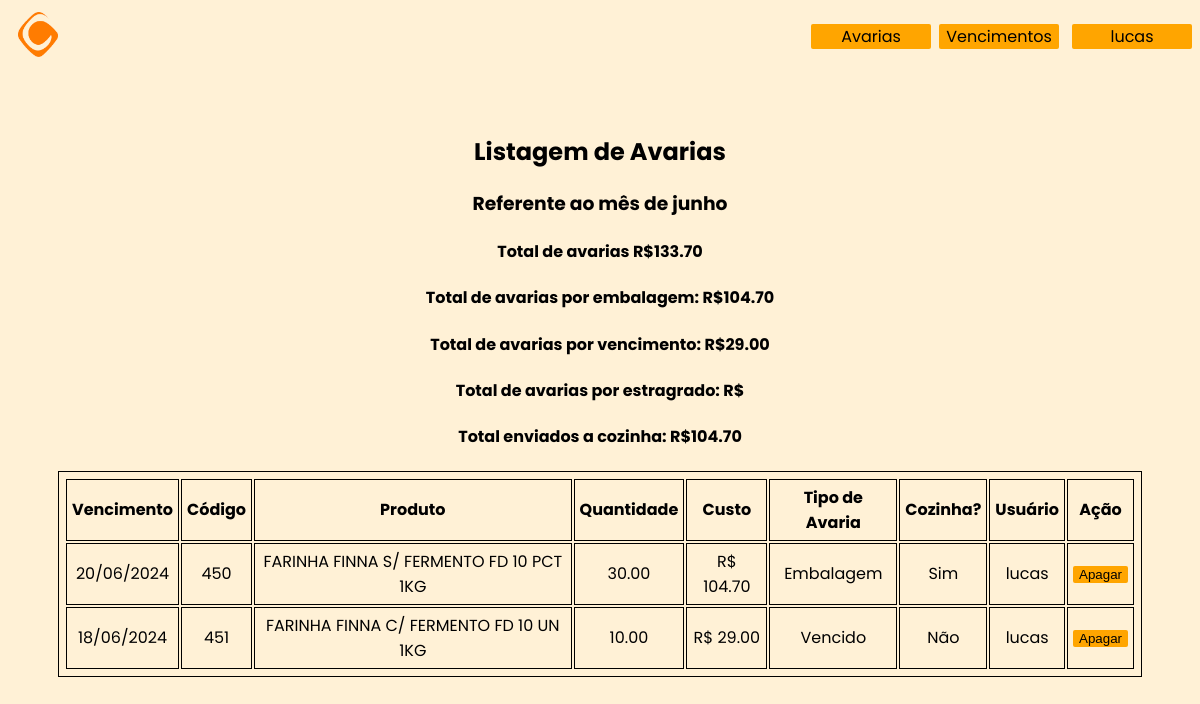
The page /avarias/ (signed in) on the database its author committed.
### app/main.py (models this page shows)
class Users(UserMixin, db.Model):
    id = db.Column(db.Integer, primary_key=True)
    username = db.Column(db.String(250), unique=True, nullable=False)
    password = db.Column(db.String(250), nullable=False)
    filial = db.Column(db.String(250), nullable=True)

class Produto_Avaria(db.Model):
    id = db.Column(db.Integer, primary_key=True)
    codigo_do_produto = db.Column(db.Integer, nullable=False)
    nome_do_produto = db.Column(db.String(300), nullable=False)
    preco_do_produto = db.Column(db.DECIMAL(10, 2), nullable=False)
    quantidade = db.Column(db.DECIMAL(10, 2), nullable=False)
    preco_total = db.Column(db.DECIMAL(10, 2), nullable=False)
    data_de_vencimento = db.Column(db.Date)
    data_de_insercao = db.Column(db.Date)
    criador = db.Column(db.String(300), nullable=True)
    tipodeavaria = db.Column(db.String(300), nullable=True)
    cozinha = db.Column(db.String(300), nullable=True)

### app/main.py (the view)
@app.route('/avarias/', methods=['GET'])
def index_avarias():
    avarias = Produto_Avaria.query.filter(Produto_Avaria.data_de_insercao >= primeiro_dia_mes(),
                                          Produto_Avaria.data_de_insercao <= ultimo_dia_mes()).order_by(
        Produto_Avaria.data_de_insercao.desc()).all()
    total_soma_avarias = db.session.query(func.sum(Produto_Avaria.preco_total)).filter(
        Produto_Avaria.data_de_insercao >= primeiro_dia_mes(),
        Produto_Avaria.data_de_insercao <= ultimo_dia_mes()).scalar()
    total_soma_avarias_cozinha = db.session.query(func.sum(Produto_Avaria.preco_total)).filter(
        Produto_Avaria.data_de_insercao >= primeiro_dia_mes(), Produto_Avaria.data_de_insercao <= ultimo_dia_mes(),
        Produto_Avaria.cozinha == "Sim").scalar()
    total_soma_avarias_embalagem = db.session.query(func.sum(Produto_Avaria.preco_total)).filter(
        Produto_Avaria.data_de_insercao >= primeiro_dia_mes(), Produto_Avaria.data_de_insercao <= ultimo_dia_mes(),
        Produto_Avaria.tipodeavaria == "Embalagem").scalar()
    total_soma_avarias_vencimento = db.session.query(func.sum(Produto_Avaria.preco_total)).filter(
        Produto_Avaria.data_de_insercao >= primeiro_dia_mes(), Produto_Avaria.data_de_insercao <= ultimo_dia_mes(),
        Produto_Avaria.tipodeavaria == "Vencido").scalar()
    total_soma_avarias_estragado = db.session.query(func.sum(Produto_Avaria.preco_total)).filter(
        Produto_Avaria.data_de_insercao >= primeiro_dia_mes(), Produto_Avaria.data_de_insercao <= ultimo_dia_mes(),
        Produto_Avaria.tipodeavaria == "Estragado").scalar()
    if not total_soma_avarias:
        total_soma_avarias = ""
    if not total_soma_avarias_cozinha:
        total_soma_avarias_cozinha = ""
    if not total_soma_avarias_embalagem:
        total_soma_avarias_embalagem = ""
    if not total_soma_avarias_vencimento:
        total_soma_avarias_vencimento = ""
    if not total_soma_avarias_estragado:
        total_soma_avarias_estragado = ""
    return render_template('avarias/index.html', avarias=avarias, mes=mes_atual(),
                           total_soma_avarias=total_soma_avarias, total_soma_avarias_cozinha=total_soma_avarias_cozinha,
                           total_soma_avarias_embalagem=total_soma_avarias_embalagem,
                           total_soma_avarias_vencimento=total_soma_avarias_vencimento,
                           total_soma_avarias_estragado=total_soma_avarias_estragado)

### app/main.py (called while the page is built)
@login_manager.user_loader
def loader_user(user_id):
    return Users.query.get(user_id)

def data_agora():
    agora = datetime.now().date()
    return agora

def mes_atual():
    mes = datetime.now()
    formatted_date = format_datetime(mes, format='MMMM', locale='pt_BR')
    return formatted_date

def primeiro_dia_mes():
    primeiro_dia_mes = data_agora().replace(day=1)
    return primeiro_dia_mes

def ultimo_dia_mes():
    ultimo_dia_mes = data_agora().replace(day=calendar.monthrange(data_agora().year, data_agora().month)[1])
    return ultimo_dia_mes

### app/templates/avarias/index.html
{% extends "./template.html" %}
{% block content %}
    <div><h2>Listagem de Avarias</h2>
    <h3>Referente ao mês de {{ mes }}</h3>
    <div><h4>Total de avarias R${{ total_soma_avarias }} </h4>
    <h4>Total de avarias por embalagem: R${{ total_soma_avarias_embalagem }} </h4>
    <h4>Total de avarias por vencimento: R${{ total_soma_avarias_vencimento }} </h4>
    <h4>Total de avarias por estragrado: R${{ total_soma_avarias_estragado }} </h4>
    <h4>Total enviados a cozinha: R${{ total_soma_avarias_cozinha }} </h4>
    </div>
    <table>
  <tr>
      <th>Vencimento</th>
    <th>Código</th>
    <th>Produto</th>
    <th>Quantidade</th>
    <th>Custo</th>
    <th>Tipo de Avaria</th>
    <th>Cozinha?</th>
      <th>Usuário</th>
      <th>Ação</th>
  </tr>
   {% for avaria in avarias %}
  <tr>
      <td>{{ avaria.data_de_vencimento.strftime('%d/%m/%Y') }}</td>
    <td>{{ avaria.codigo_do_produto }}</td>
    <td>{{ avaria.nome_do_produto }}</td>
    <td>{{ avaria.quantidade }}</td>
    <td>R$ {{ avaria.preco_total }}</td>
      <td>{{ avaria.tipodeavaria }}</td>
      <td>{{ avaria.cozinha }}</td>
    <td>{{ avaria.criador }}</td>
      <td><form action="/avarias/deletar/{{ avaria.id }}" method="post">
    <input type="submit" value="Apagar"></form>
    </td>
  </tr>
        {% endfor %}
</table>
{% endblock %}

### app/templates/template.html (shortened to what this page needs)
<!DOCTYPE html>
<html lang="en">
<head>
    <link rel="stylesheet" href="{{ url_for('static', filename='style.css') }}">
</head>
<body>
<div class="menu">
    <div class="logo"><img src="../static/imagens/logo.png" width="40"></div>
    <div class="botoesmenu">
    <div class="botaoavarias">Avarias
    </div>
        <div class="botaovecimentos">Vencimentos
    </div>
        {% if current_user.is_authenticated %}
        <div class="botaoavarias">{{current_user.username}}
    </div>
        {% endif %}
    </div>
    </div>
<div class="conteudo">{% block content %}{% endblock %}</div>
</body>
</html>

### app/static/style.css (style rules this page uses)
html { background: rgba(255, 165, 0, 0.16); font-family: 'Poppins', sans-serif; }
.menu { display: flex; justify-content: space-between; align-items: center; border-radius: 2px; padding-left: 10px; font-size: 16px; }
.logo { padding-top: 4px; mix-blend-mode: multiply; }
.botoesmenu { display: inline-flex; }
.botaoavarias { cursor: pointer; border-radius: 2px; position: relative; width: 120px; background-color: orange; text-align: center; margin-left: 8px; }
.botaovecimentos { cursor: pointer; border-radius: 2px; position: relative; display: inline-block; width: 120px; background-color: orange; text-align: center; margin-left: 8px; margin-right: 5px; }
.conteudo { margin: auto; width: fit-content; text-align: center; align-content: center; padding: 50px; }
table, th, td { padding: 5px 5px; border: 1px solid; }
input[type="submit"] { width: fit-content; border-style: unset; border-radius: 2px; background-color: orange; }
form { text-align: center; }
input { text-align: center; width: fit-content; }

### rows shown on the page
Users: username "lucas"
Produto_Avaria: data_de_vencimento "20/06/2024", codigo_do_produto "450", nome_do_produto "FARINHA FINNA S/ FERMENTO FD 10 PCT 1KG", quantidade "30.00", preco_total "104.70", tipodeavaria "Embalagem", cozinha "Sim", criador "lucas"
Produto_Avaria: data_de_vencimento "18/06/2024", codigo_do_produto "451", nome_do_produto "FARINHA FINNA C/ FERMENTO FD 10 UN 1KG", quantidade "10.00", preco_total "29.00", tipodeavaria "Vencido", cozinha "Não", criador "lucas"

### other values the page prints
{{ mes }} "junho"
{{ total_soma_avarias }} "133.70"
{{ total_soma_avarias_embalagem }} "104.70"
{{ total_soma_avarias_vencimento }} "29.00"
{{ total_soma_avarias_cozinha }} "104.70"
